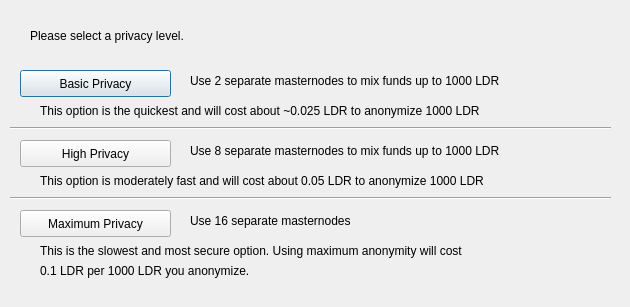
<?xml version="1.0" encoding="UTF-8"?>
<ui version="4.0">
 <class>DarksendConfig</class>
 <widget class="QDialog" name="DarksendConfig">
  <property name="geometry">
   <rect>
    <x>0</x>
    <y>0</y>
    <width>630</width>
    <height>307</height>
   </rect>
  </property>
  <property name="windowTitle">
   <string>Configure Darksend</string>
  </property>
  <widget class="QPushButton" name="buttonBasic">
   <property name="geometry">
    <rect>
     <x>20</x>
     <y>70</y>
     <width>151</width>
     <height>27</height>
    </rect>
   </property>
   <property name="text">
    <string>Basic Privacy</string>
   </property>
  </widget>
  <widget class="QPushButton" name="buttonHigh">
   <property name="geometry">
    <rect>
     <x>20</x>
     <y>140</y>
     <width>151</width>
     <height>27</height>
    </rect>
   </property>
   <property name="text">
    <string>High Privacy</string>
   </property>
  </widget>
  <widget class="QPushButton" name="buttonMax">
   <property name="geometry">
    <rect>
     <x>20</x>
     <y>210</y>
     <width>151</width>
     <height>27</height>
    </rect>
   </property>
   <property name="text">
    <string>Maximum Privacy</string>
   </property>
  </widget>
  <widget class="QLabel" name="label">
   <property name="geometry">
    <rect>
     <x>30</x>
     <y>20</y>
     <width>571</width>
     <height>31</height>
    </rect>
   </property>
   <property name="text">
    <string>Please select a privacy level.</string>
   </property>
  </widget>
  <widget class="QLabel" name="label_2">
   <property name="geometry">
    <rect>
     <x>190</x>
     <y>70</y>
     <width>421</width>
     <height>21</height>
    </rect>
   </property>
   <property name="text">
    <string>Use 2 separate masternodes to mix funds up to 1000 LDR</string>
   </property>
  </widget>
  <widget class="QLabel" name="label_3">
   <property name="geometry">
    <rect>
     <x>190</x>
     <y>140</y>
     <width>411</width>
     <height>21</height>
    </rect>
   </property>
   <property name="text">
    <string>Use 8 separate masternodes to mix funds up to 1000 LDR</string>
   </property>
  </widget>
  <widget class="QLabel" name="label_4">
   <property name="geometry">
    <rect>
     <x>190</x>
     <y>210</y>
     <width>421</width>
     <height>21</height>
    </rect>
   </property>
   <property name="text">
    <string>Use 16 separate masternodes</string>
   </property>
  </widget>
  <widget class="QLabel" name="label_6">
   <property name="geometry">
    <rect>
     <x>40</x>
     <y>100</y>
     <width>561</width>
     <height>21</height>
    </rect>
   </property>
   <property name="text">
    <string>This option is the quickest and will cost about ~0.025 LDR to anonymize 1000 LDR</string>
   </property>
  </widget>
  <widget class="QLabel" name="label_7">
   <property name="geometry">
    <rect>
     <x>40</x>
     <y>170</y>
     <width>561</width>
     <height>21</height>
    </rect>
   </property>
   <property name="text">
    <string>This option is moderately fast and will cost about 0.05 LDR to anonymize 1000 LDR</string>
   </property>
  </widget>
  <widget class="QLabel" name="label_8">
   <property name="geometry">
    <rect>
     <x>40</x>
     <y>240</y>
     <width>561</width>
     <height>21</height>
    </rect>
   </property>
   <property name="text">
    <string>This is the slowest and most secure option. Using maximum anonymity will cost</string>
   </property>
  </widget>
  <widget class="QLabel" name="label_9">
   <property name="geometry">
    <rect>
     <x>40</x>
     <y>260</y>
     <width>561</width>
     <height>21</height>
    </rect>
   </property>
   <property name="text">
    <string>0.1 LDR per 1000 LDR you anonymize.</string>
   </property>
  </widget>
  <widget class="Line" name="line">
   <property name="geometry">
    <rect>
     <x>10</x>
     <y>120</y>
     <width>601</width>
     <height>16</height>
    </rect>
   </property>
   <property name="orientation">
    <enum>Qt::Horizontal</enum>
   </property>
  </widget>
  <widget class="Line" name="line_2">
   <property name="geometry">
    <rect>
     <x>10</x>
     <y>190</y>
     <width>601</width>
     <height>16</height>
    </rect>
   </property>
   <property name="orientation">
    <enum>Qt::Horizontal</enum>
   </property>
  </widget>
 </widget>
 <resources/>
 <connections/>
</ui>
